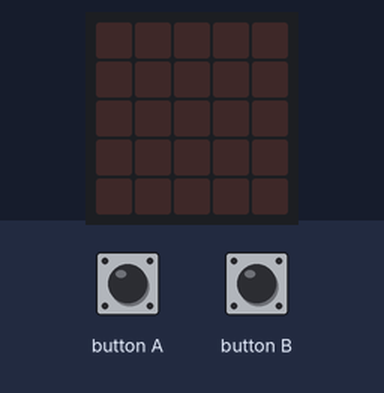
The program below on a simulated BBC micro:bit (MakeCode). Parts: the board's 5×5 LED display. The test bench sets the inputs (shaded band).

Above: at 1.2 s.
1.3 s: button B pressed for 0.15 s
At 1.9 s:
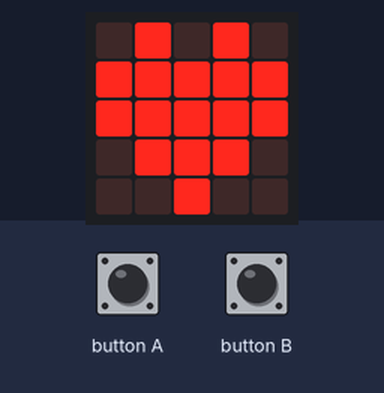
At 4.6 s:
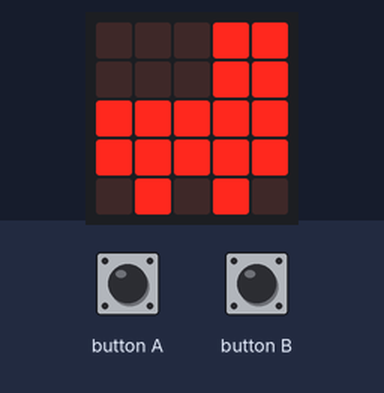
Timing chart, 0 to 6.1 s (numbered marks = the images above; inputs shaded):
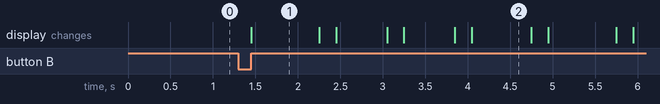

The program:

main.ts
```typescript
input.onButtonPressed(Button.A, function () {
    for (let index = 0; index < 40; index++) {
        basic.showIcon(IconNames.Heart)
        basic.pause(396)
        basic.clearScreen()
        basic.pause(390)
    }
})
input.onButtonPressed(Button.B, function () {
    for (let index = 0; index < 10; index++) {
        basic.showIcon(IconNames.Heart)
        basic.pause(200)
        basic.clearScreen()
        basic.pause(200)
        basic.showIcon(IconNames.SmallHeart)
        basic.clearScreen()
        basic.pause(200)
        basic.showIcon(IconNames.TShirt)
        basic.clearScreen()
        basic.pause(200)
        basic.showIcon(IconNames.Rollerskate)
        basic.pause(100)
        basic.clearScreen()
        basic.pause(200)
    }
})
```

test.ts
```typescript
// test ender her, dette bliver ikke kompileret, når denne pakke bruges som en udvidelse.
```

Measured:
- after the input at 1.3 s, the display: changes after 0.15 s (image 1)
- what the display in image 1 shows lasts 0.8 s, from 1.5 s to 2.3 s
- what the display in image 2 shows lasts 0.7 s, from 4.1 s to 4.8 s
